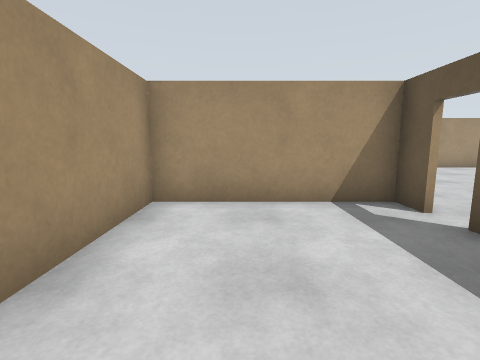
View 1 (above)

20 first-person views from a walk through a world built for the Gazebo simulator. The camera is 1.2 m above the floor, tilts 8° down and sees 85° across. The floor is counted in squares, 1 m on a side. Each view is taken from the middle of a square. On the plan, view 1 faces up. The plan holds only what a view shows up to about 12 squares ahead; the rest is blank. The place goes on beyond the plan.

View 2
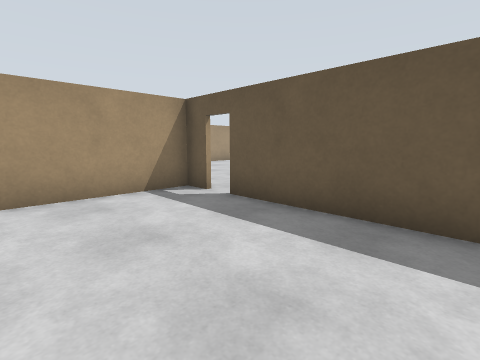

View 3
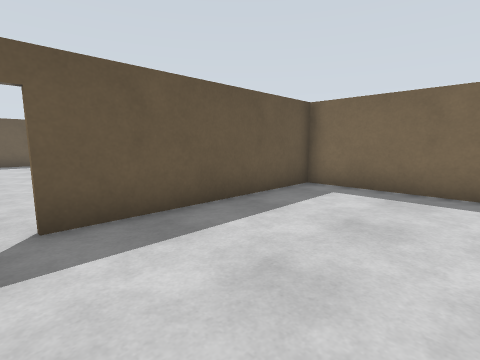

View 4
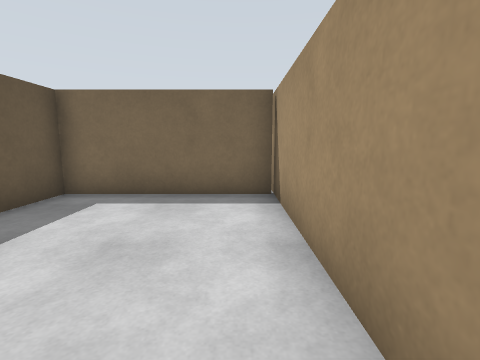

View 5
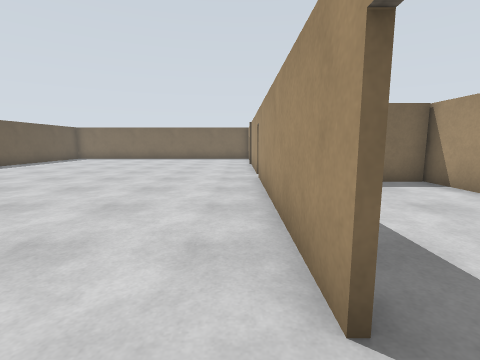

View 6
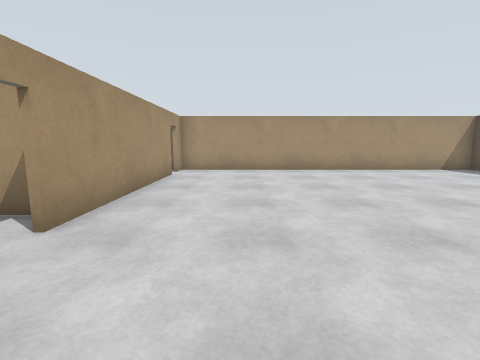

View 7
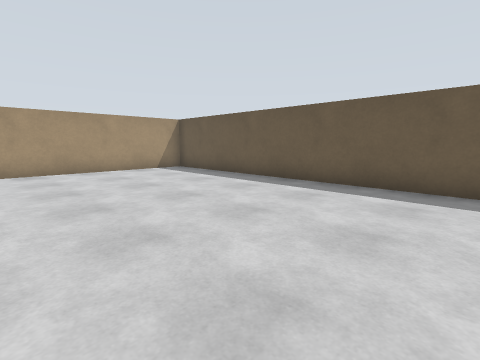

View 8
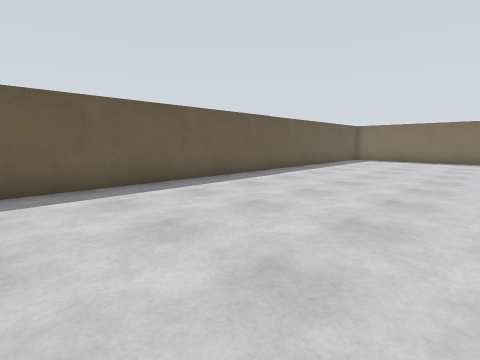

View 9
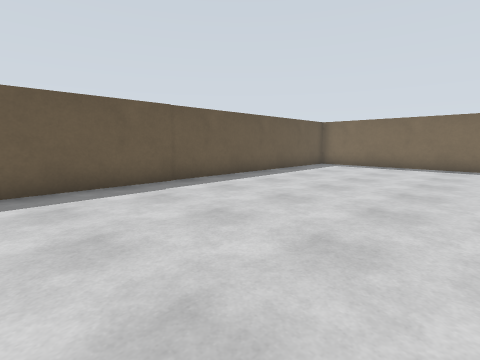

View 10
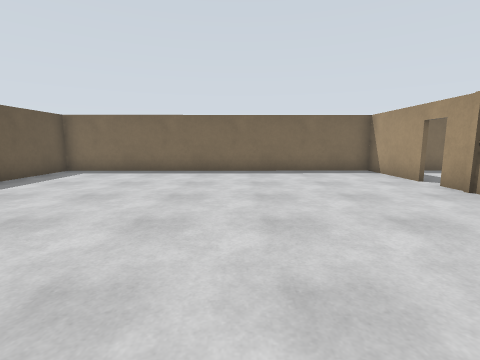

View 11
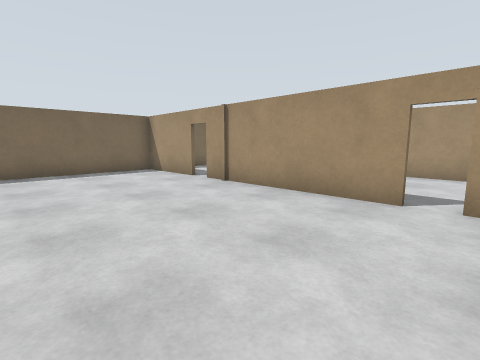

View 12
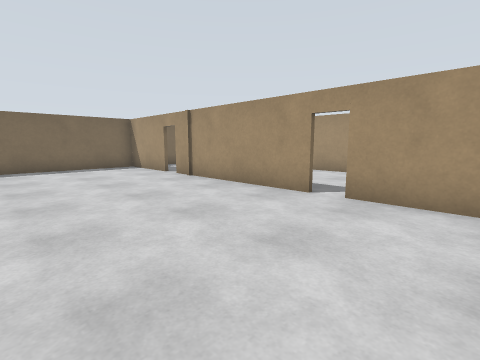

View 13
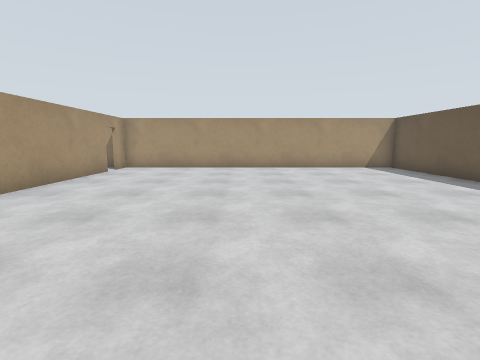

View 14
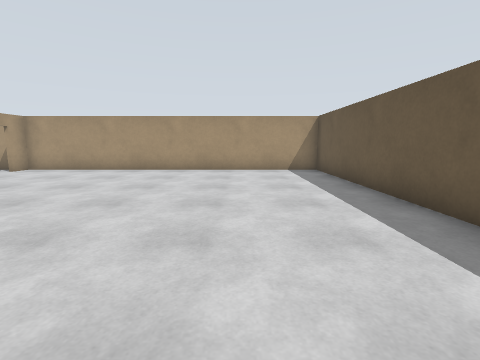

View 15
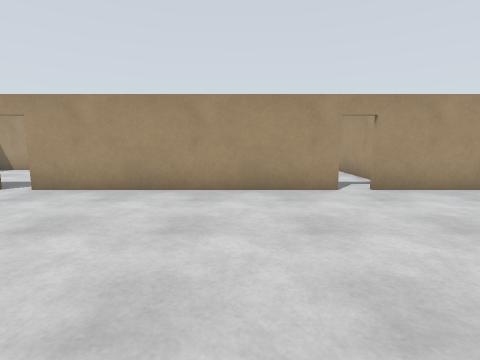

View 16
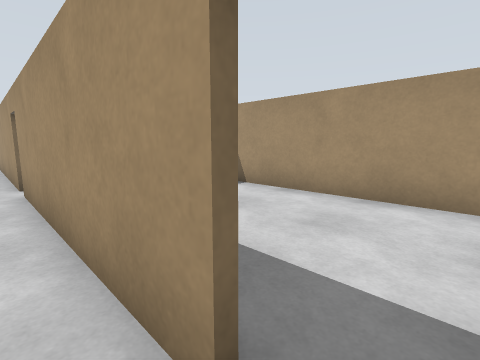

View 17
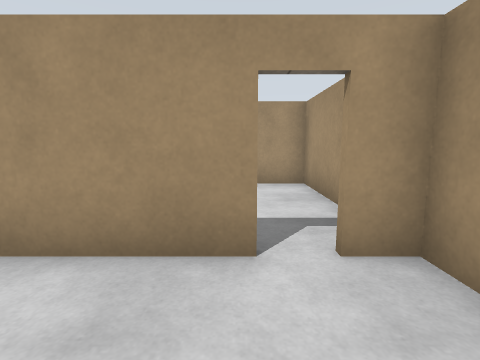

View 18
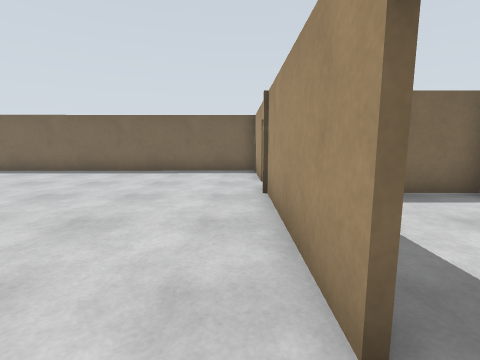

View 19
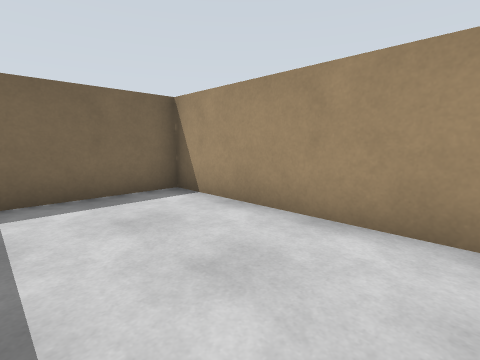

View 20
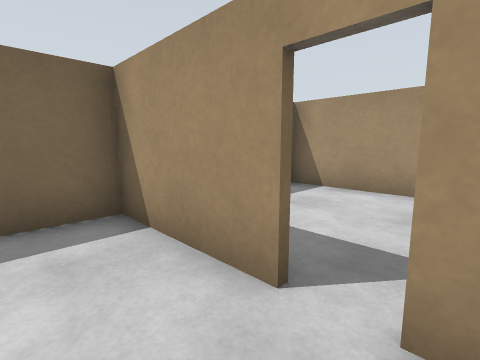

### Floor plan
Ten units are one square. View 1 is at (0, 0); x grows to the right and y downward. Boxes are objects, and circles mark ways between rooms. Rooms are numbered by the first view taken in them; rooms with no view inside come last. Other rooms are left out.
<svg viewBox="-24 -134 194 295">
<path fill="none" stroke="#000" d="M-19 32 32 32 32 -36M32 -53 -18 -53 -18 30M33 53 33 114M33 -36 33 44M33 121 33 155 165 154 165 -129 33 -129 33 -120M33 -112 33 -44M-18 30 -18 103 19 103M1 155 9 155M-18 122 -18 156"/>
<circle cx="30" cy="-40" r="3" fill="#2a7"/>
<circle cx="30" cy="50" r="3" fill="#2a7"/>
<circle cx="30" cy="120" r="3" fill="#2a7"/>
<text x="0" y="-10">1</text>
<text x="100" y="10">2</text>
<text x="0" y="60">3</text>
<text x="10" y="130">4</text>
</svg>
Room 1 opens to room 2. Room 2 opens to room 3. Room 2 opens to room 4.

Where each view was taken, in squares from view 1:
view 1: 0 up, 0 right, facing up
view 2: 1 down, 1 left, facing up-right
view 3: 4 up, 1 left, facing down-right
view 4: 3 up, 1 left, facing down
view 5: 5 up, 4 right, facing down
view 6: 1 up, 6 right, facing up
view 7: 1 up, 9 right, facing up-right
view 8: 4 up, 9 right, facing down-right
view 9: 1 down, 9 right, facing down-right
view 10: 4 down, 9 right, facing down
view 11: 4 down, 9 right, facing down-left
view 12: 2 down, 9 right, facing down-left
view 13: 0 up, 9 right, facing up
view 14: 1 up, 13 right, facing up
view 15: 1 up, 10 right, facing left
view 16: 12 up, 4 right, facing down-left
view 17: 11 up, 6 right, facing left
view 18: 4 down, 4 right, facing down
view 19: 4 down, 2 right, facing down-left
view 20: 11 down, 5 right, facing down-left
